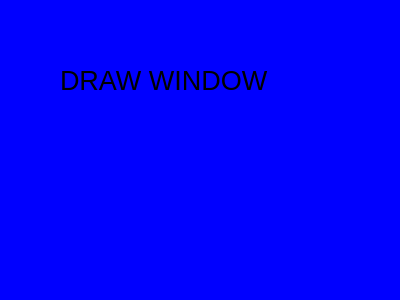
<?xml version="1.0" encoding="UTF-8"?>
<ui version="4.0">
 <class>DrawWindow</class>
 <widget class="QWidget" name="DrawWindow">
  <property name="geometry">
   <rect>
    <x>0</x>
    <y>0</y>
    <width>400</width>
    <height>300</height>
   </rect>
  </property>
  <property name="windowTitle">
   <string>Form</string>
  </property>
  <property name="styleSheet">
   <string notr="true">background: rgb(0, 0, 255);</string>
  </property>
  <widget class="QLabel" name="label">
   <property name="geometry">
    <rect>
     <x>60</x>
     <y>30</y>
     <width>241</width>
     <height>101</height>
    </rect>
   </property>
   <property name="text">
    <string>&lt;html&gt;&lt;head/&gt;&lt;body&gt;&lt;p&gt;&lt;span style=&quot; font-size:20pt;&quot;&gt;DRAW WINDOW&lt;/span&gt;&lt;/p&gt;&lt;/body&gt;&lt;/html&gt;</string>
   </property>
  </widget>
 </widget>
 <resources/>
 <connections/>
</ui>
